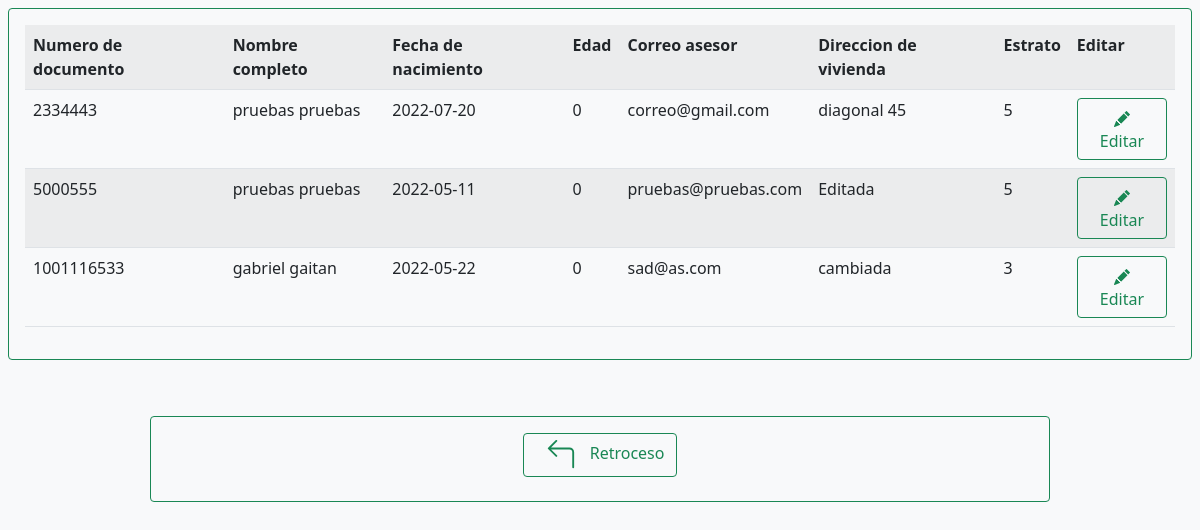
The app's page /forms/asesores/muestra_asesor.php with its own data.
### tables this page shows
CREATE TABLE `asesores` (
  `idasesor` int(11) NOT NULL COMMENT 'numero documento de el asesor',
  `nomcompleto` varchar(50) DEFAULT NULL COMMENT 'nombre completo de el asesor',
  `fechanacimiento` date DEFAULT NULL COMMENT 'fecha de nacimiento del asesor',
  `edad` int(11) NOT NULL COMMENT 'edad de el asesor',
  `correoasesor` varchar(50) DEFAULT NULL COMMENT 'correo empresarial de el asesor',
  `direccionvivienda` varchar(255) DEFAULT NULL COMMENT 'direccion de vivienda de el asesor',
  `estrato` smallint(1) DEFAULT NULL COMMENT 'estrato social de el asesor'
);

### forms/asesores/muestra_asesor.php (the view, shortened to what this page needs)
<!DOCTYPE html>
<html lang="en">
<head>
    <link href="../../css/bootstrap.min.css" rel="stylesheet">
</head>
<body class="bg-light">
<div class='p-2'>
    <div class='border border-success rounded'>
        <div class="p-3">
        <?php
            include('../../conexion/con_database.php');
            $querySelect = "SELECT * FROM asesores";
            $consulta = mysqli_query($conexion, $querySelect);
            echo "<table class='table table-striped'>";
                echo"<th>Numero de documento</th>";
                echo"<th>Nombre completo</th>";
                echo"<th>Fecha de nacimiento</th>";
                echo"<th>Edad</th>";
                echo"<th>Correo asesor</th>";
                echo"<th>Direccion de vivienda</th>";
                echo"<th>Estrato</th>";
                echo"<th>Editar</th>";
                while($resultado = mysqli_fetch_array($consulta)){
                    echo "<tr>";
                        echo "<td>". $resultado[0] ."</td>";
                        echo "<td>". $resultado[1] ."</td>";
                        echo "<td>". $resultado[2] ."</td>";
                        echo "<td>". $resultado[3] ."</td>";
                        echo "<td>". $resultado[4] ."</td>";
                        echo "<td>". $resultado[5] ."</td>";
                        echo "<td>". $resultado[6] ."</td>";
                        echo "<td><button type='button' class='btn btn-outline-success'
                            onclick= window.location.href='edita_asesor.php?idasesor=$resultado[0]'>
                            <svg xmlns='http://www.w3.org/2000/svg' width='16' height='16' fill='currentColor' class='bi bi-pencil-fill' viewBox='0 0 16 16'>
                            <path d='M12.854.146a.5.5 0 0 0-.707 0L10.5 1.793 14.207 5.5l1.647-1.646a.5.5 0 0 0 0-.708l-3-3zm.646 6.061L9.793 2.5 3.293
                                9H3.5a.5.5 0 0 1 .5.5v.5h.5a.5.5 0 0 1 .5.5v.5h.5a.5.5 0 0 1 .5.5v.5h.5a.5.5 0 0 1 .5.5v.207l6.5-6.5zm-7.468 7.468A.5.5 0 0
                                1 6 13.5V13h-.5a.5.5 0 0 1-.5-.5V12h-.5a.5.5 0 0 1-.5-.5V11h-.5a.5.5 0 0 1-.5-.5V10h-.5a.499.499 0 0 1-.175-.032l-.179.178a
                                .5.5 0 0 0-.11.168l-2 5a.5.5 0 0 0 .65.65l5-2a.5.5 0 0 0 .168-.11l.178-.178z'/>
                            </svg>
                            Editar
                        </button>
                        </td>";
                        echo "</tr>";
                    }
                echo "</table>";
            ?>
            </div>
        </div>
    </div>
    <div class='container border border-success rounded p-2 mt-5 w-75'>
        <div class='row'>
            <div class='col-12 d-flex justify-content-center text-center'>
                <div class='col-3'>
                    <button type='button' class="btn btn-outline-success m-2 mb-3 mx-0" onclick= window.location.href='../../index.html'>
                        Retroceso
                    </button>
                </div>
            </div>
        </div>
    </div>
</body>
</html>

### records on screen
asesores: idasesor "2334443", nomcompleto "pruebas pruebas", fechanacimiento "2022-07-20", edad "0", correoasesor "correo@gmail.com", direccionvivienda "diagonal 45", estrato "5"
asesores: idasesor "5000555", nomcompleto "pruebas pruebas", fechanacimiento "2022-05-11", edad "0", correoasesor "pruebas@pruebas.com", direccionvivienda "Editada", estrato "5"
asesores: idasesor "1001116533", nomcompleto "gabriel gaitan", fechanacimiento "2022-05-22", edad "0", correoasesor "sad@as.com", direccionvivienda "cambiada", estrato "3"
